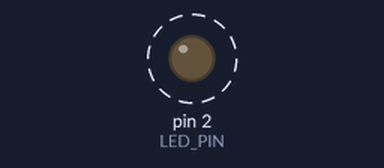
Recording of a sketch running on a simulated Arduino Uno, built with avr-gcc and run on an emulated ATmega328P. Parts: output pins drawn as LEDs (lit = HIGH). Dashed ring = blinking. What the sketch prints to the serial monitor is not drawn.

Above: at 0.5 s.
Timing chart, 0 to 4.6 s (numbered marks = the images above):
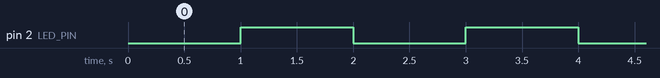

Measured:
- by itself, pin 2 (LED_PIN): alternates HIGH for 1.0 s and LOW for 1.0 s

The sketch:

Blink.ino
```cpp
#define LED_PIN 2
#define BLINK_INTERVAL 1000  // Time in milliseconds

void setup() {
  Serial.begin(115200);
  pinMode(LED_PIN, OUTPUT);
  Serial.println("LED Blink program started");
}

void loop() {
  static unsigned long previousMillis = 0;
  static bool ledState = false;

  unsigned long currentMillis = millis();

  if (currentMillis - previousMillis >= BLINK_INTERVAL) {
    previousMillis = currentMillis;
    ledState = !ledState;

    digitalWrite(LED_PIN, ledState);
    Serial.println(ledState ? "LED ON" : "LED OFF");
  }
}
```
